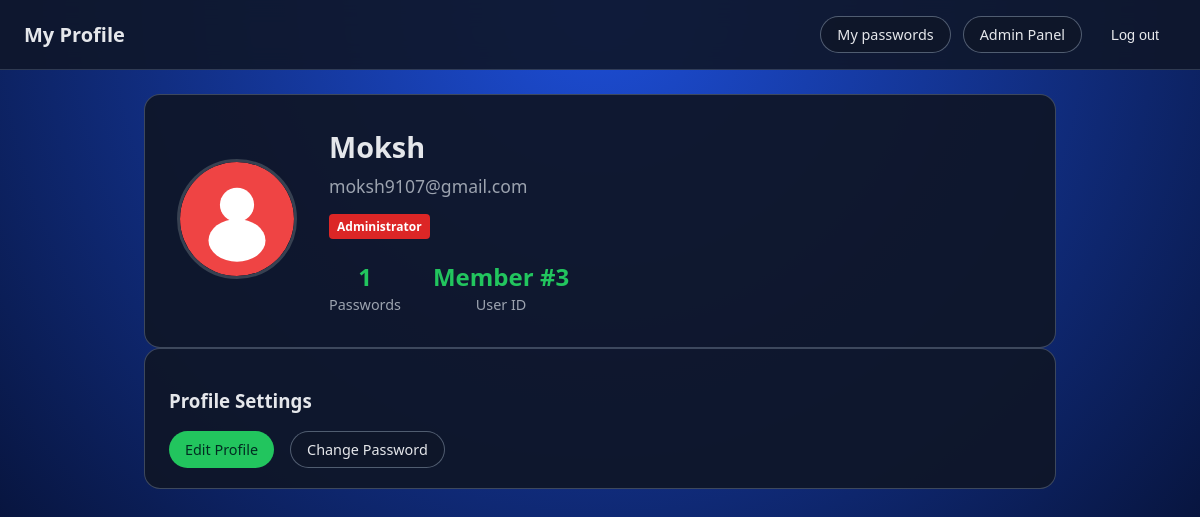
/profile/ (signed in), run on the app's committed database.
### models/user.py (models this page shows)
class User(db.Model):
    id = db.Column(db.Integer, primary_key=True)
    email = db.Column(db.String(120), unique=True, nullable=False)
    password_hash = db.Column(db.String(255), nullable=False)
    is_admin = db.Column(db.Boolean, default=False, nullable=False)
    username = db.Column(db.String(80), nullable=True)
    profile_picture = db.Column(db.String(255), nullable=True)
    failed_login_attempts = db.Column(db.Integer, default=0, nullable=False)
    locked_until = db.Column(db.DateTime, nullable=True)
    last_login = db.Column(db.DateTime, nullable=True)
    last_login_ip = db.Column(db.String(45), nullable=True)

### routes/profile_routes.py (the view)
@profile_bp.route("/")
def view_profile():
    user_id = session.get("user_id")
    if not user_id:
        return redirect(url_for("auth.login"))
    user = User.query.get(user_id)
    if not user:
        flash("User not found", "error")
        return redirect(url_for("auth.login"))
    password_count = Password.query.filter_by(user_id=user_id).count()
    return render_template("profile.html", user=user, password_count=password_count, avatars=DEFAULT_AVATARS)

### templates/profile.html (shortened to what this page needs)
<!DOCTYPE html>
<html lang="en">
<head>
    <link rel="stylesheet" href="{{ url_for('static', filename='style.css') }}">
</head>
<body class="page-body">
    <header class="top-bar">
        <h1 class="app-title">My Profile</h1>
        <nav class="top-nav">
            <a href="{{ url_for('passwords.list_passwords') }}" class="btn secondary-btn">My passwords</a>
            {% if user and user.is_admin %}
                <a href="{{ url_for('admin.admin_dashboard') }}" class="btn secondary-btn">Admin Panel</a>
            {% endif %}
            <form method="post" action="{{ url_for('auth.logout') }}">
                <button type="submit" class="btn ghost-btn">Log out</button>
            </form>
        </nav>
    </header>
    <main class="content">
        <section class="panel profile-header">
            <div class="profile-avatar">
                {% if user.profile_picture %}
                    <img src="{{ url_for('static', filename=user.profile_picture) }}" alt="Profile Picture" class="avatar-large">
                {% else %}
                    <div class="avatar-placeholder">
                        <span class="avatar-text">{{ user.email[0].upper() }}</span>
                    </div>
                {% endif %}
            </div>
            <div class="profile-info">
                <h2>{{ user.username if user.username else user.email }}</h2>
                <p class="profile-email">{{ user.email }}</p>
                {% if user.is_admin %}
                    <span class="badge admin-badge">Administrator</span>
                {% endif %}
                <div class="profile-stats">
                    <div class="stat">
                        <strong>{{ password_count }}</strong>
                        <span>Passwords</span>
                    </div>
                    <div class="stat">
                        <strong>Member #{{ user.id }}</strong>
                        <span>User ID</span>
                    </div>
                </div>
            </div>
        </section>
        <section class="panel">
            <h3>Profile Settings</h3>
            <div class="profile-actions">
                <a href="{{ url_for('profile.edit_profile') }}" class="btn primary-btn">Edit Profile</a>
                <a href="{{ url_for('profile.change_password') }}" class="btn secondary-btn">Change Password</a>
            </div>
        </section>
    </main>
</body>
</html>

### static/style.css (style rules this page uses)
*, *::before, *::after { box-sizing: border-box; }
body { font-family: system-ui, -apple-system, BlinkMacSystemFont, "Segoe UI", sans-serif; margin: 0; padding: 0; color: #0f172a; background: #0f172a; }
a { color: #2563eb; text-decoration: none; }
.page-body { min-height: 100vh; background: radial-gradient(circle at top, #1d4ed8, #020617); color: #e5e7eb; }
.top-bar { display: flex; align-items: center; justify-content: space-between; padding: 1rem 1.5rem; border-bottom: 1px solid rgba(148, 163, 184, 0.25); background: rgba(15, 23, 42, 0.9); backdrop-filter: blur(12px); position: sticky; top: 0; z-index: 10; }
.app-title { margin: 0; font-size: 1.25rem; }
.top-nav { display: flex; gap: 0.75rem; align-items: center; }
.content { padding: 1.5rem; max-width: 960px; margin: 0 auto; }
.panel { padding: 1.25rem 1.5rem; border-radius: 1rem; background: rgba(15, 23, 42, 0.95); border: 1px solid rgba(148, 163, 184, 0.35); }
.btn { display: inline-flex; align-items: center; justify-content: center; border-radius: 999px; border: none; padding: 0.5rem 1rem; cursor: pointer; font-size: 0.9rem; font-weight: 500; }
.primary-btn { background: #22c55e; color: #022c22; }
.secondary-btn { background: rgba(15, 23, 42, 0.9); color: #e5e7eb; border: 1px solid rgba(148, 163, 184, 0.5); }
.ghost-btn { background: transparent; color: #e5e7eb; border: 1px solid transparent; }
.badge { padding: 0.25rem 0.5rem; border-radius: 0.25rem; font-size: 0.75rem; font-weight: 600; }
.admin-badge { background: #dc2626; color: white; }
.profile-header { display: flex; align-items: center; gap: 2rem; padding: 2rem; }
.profile-avatar { flex-shrink: 0; }
.avatar-large { width: 120px; height: 120px; border-radius: 50%; object-fit: cover; border: 3px solid #374151; }
.profile-info h2 { margin: 0 0 0.5rem; font-size: 1.8rem; color: #e5e7eb; }
.profile-email { margin: 0 0 1rem; color: #9ca3af; font-size: 1.1rem; }
.profile-stats { display: flex; gap: 2rem; margin-top: 1.5rem; }
.stat { text-align: center; }
.stat strong { display: block; font-size: 1.5rem; color: #22c55e; }
.stat span { font-size: 0.9rem; color: #9ca3af; }
.profile-actions { display: flex; gap: 1rem; flex-wrap: wrap; }

### data on the page
User: profile_picture (picture), username "Moksh", email "moksh9107@gmail.com", id "3"

### other printed values
{{ password_count }} "1"
